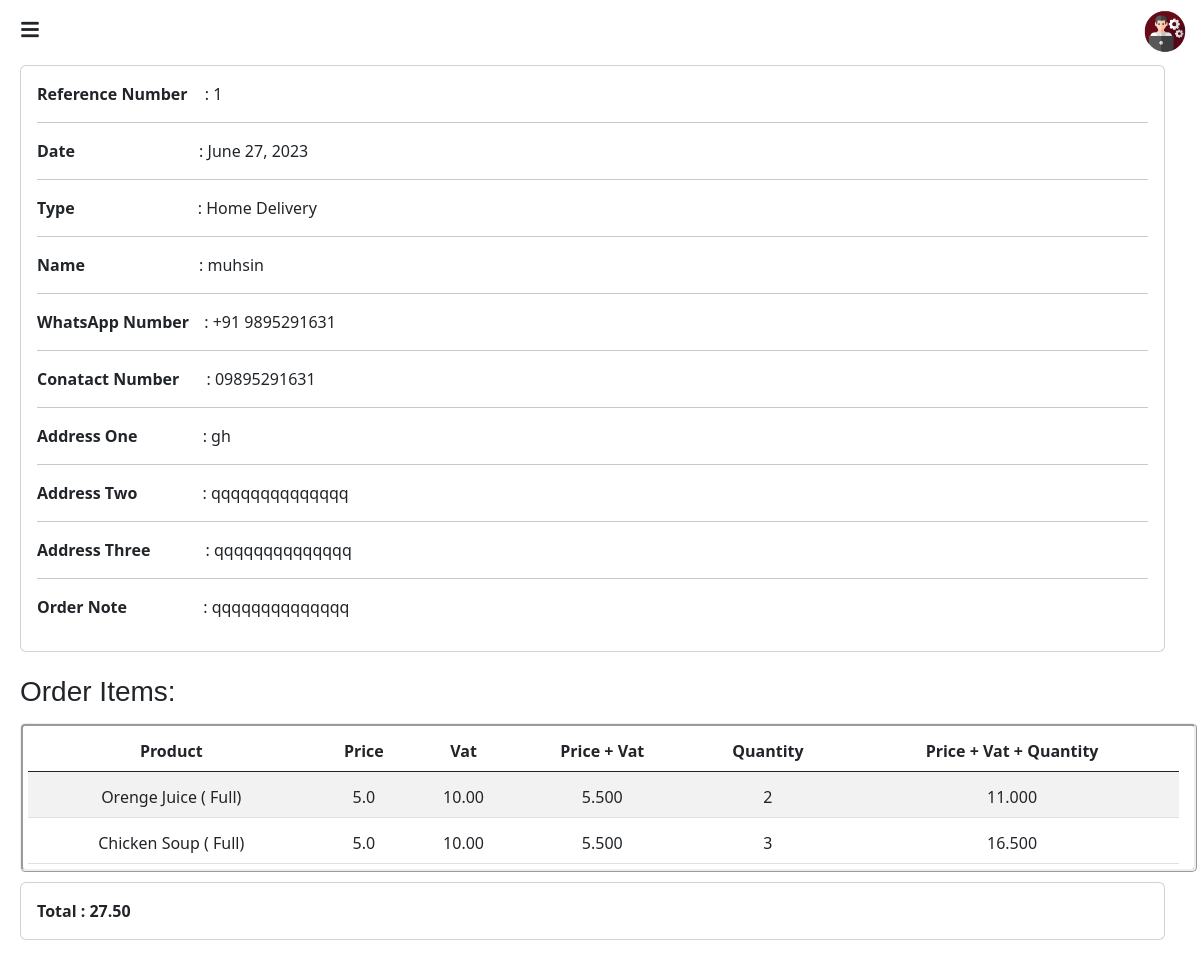
Screenshot of /type/5/ with the database file from the repository.
### adminapp/models.py (models this page shows, shortened)
class Order(models.Model):
    TYPE = (
        ('Home Delivery', 'Home Delivery'),
        ('Take Away', 'Take Away'),
    )
    PAYMENT_MODE = (
        ('Cash on Delivery', 'Cash on Delivery'),
        ('Card on Delivery', 'Card on Delivery'),
    )
    STATUS = (
        ('Pending', 'Pending'),
        ('Order Confirmed', 'Order Confirmed'),
        ('Order Don', 'Order Don'),
        ('Cancel', 'Cancel'),
    )
    cart = models.ManyToManyField(Cart)
    reference_number = models.CharField(max_length=100, unique=True)
    order_type = models.CharField(max_length=100, choices=TYPE)
    name = models.CharField(max_length=200)
    whatsapp_number = models.CharField(max_length=20)
    contact_number = models.CharField(max_length=20)
    address_one = models.CharField(max_length=500)
    address_two = models.CharField(max_length=500)
    address_three = models.CharField(max_length=500)
    order_note = models.CharField(max_length=500)
    payment_mode = models.CharField(max_length=100, choices=PAYMENT_MODE)
    date = models.DateField(auto_now_add=True)
    time = models.TimeField()
    status = models.CharField(max_length=100, choices=STATUS, default='Pending', null=True, blank=True)
    def get_cart_total(self):
        total = Decimal(0)
        for cart_item in self.cart.all():
            total += cart_item.total
        return total

class Cart(models.Model):
    user = models.ForeignKey(User, on_delete=models.CASCADE)
    product_price = models.ForeignKey(ProductPrice, on_delete=models.CASCADE)
    quantity = models.PositiveIntegerField(default=1)
    product_price_dummy = models.CharField(max_length=100, null=True, blank=True)
    tax_dummy = models.CharField(max_length=100, null=True, blank=True)
    total = models.DecimalField(max_digits=10, decimal_places=2, null=True, blank=True)
    def get_total_price_with_tax_dummy(self):
        price = self.product_price_dummy
        tax_amount = Decimal(price) * Decimal(self.tax_dummy) / 100
        total_price_with_tax = (Decimal(price) + tax_amount)
        return total_price_with_tax
    def get_total_tax_with_price_and_quantity_dummy(self):
        price = self.product_price_dummy
        tax_amount = Decimal(price) * Decimal(self.tax_dummy) / 100
        total_tax_with_price_and_quantity = (tax_amount + Decimal(price)) * Decimal(self.quantity)
        return total_tax_with_price_and_quantity

class ProductPrice(models.Model):
    product = models.ForeignKey(Product, on_delete=models.CASCADE)
    name = models.CharField(max_length=50)
    actual_price = models.FloatField()
    discount_price = models.FloatField(null=True, blank=True)
    tax = models.DecimalField(max_digits=5, decimal_places=2)

class Product(models.Model):
    name = models.CharField(max_length=100)
    category = models.ManyToManyField(Category)
    image = models.ImageField(upload_to='product_image', null=True)
    description = models.CharField(max_length=100, null=True)
    availability = models.BooleanField(default=False)

### adminapp/views.py (the view)
# urls.py: path('type/<int:order_id>/', views.type_details, name='type_details'),
def type_details(request, order_id):
    order = get_object_or_404(Order, id=order_id)
    context = {'order': order}
    return render(request, 'type_details.html', context)

### adminapp/templates/type_details.html (shortened to what this page needs)
<!DOCTYPE html>
{% load static %}
<html lang="en">
<head>
    <link href="https://cdn.jsdelivr.net/npm/bootstrap@5.3.0-alpha3/dist/css/bootstrap.min.css" rel="stylesheet">
    <link rel="stylesheet" href="https://cdn.jsdelivr.net/npm/bootstrap-icons@1.10.5/font/bootstrap-icons.css">
    <link href='https://unpkg.com/boxicons@2.1.4/css/boxicons.min.css' rel='stylesheet'>
	<link rel="stylesheet" href="https://cdnjs.cloudflare.com/ajax/libs/font-awesome/5.15.4/css/all.min.css">
	<link rel="stylesheet" href="{% static 'css/type-details.css' %}">
	<link rel="stylesheet" href="{% static 'css/animated.css' %}">
</head>
<body>
    <header>
		<div class="row">
			<div class="col">
				<div class="menu-icon" id="menuIcon">
					<i class="fas fa-bars"></i>
				</div>
			</div>
			<div class="col">
				<div style="display: flex; justify-content: center; padding-top: 15px;">
				</div>
			</div>
			<div class="col">
				<div class="admin-profile">
					<img src="{% static 'images/admin.png' %}" alt="Image" width="50px" style="padding-top: 8px; margin-right: 10px;">
				</div>
			</div>
		</div>
    </header>
	{% if order.order_type == 'Home Delivery' %}
		<div class="card zoomIn">
			<div class="card-body">
				<p> <span class="font-bold" style="padding-right: 13px;">Reference Number </span>  <span>:</span>  {{ order.reference_number }} </p>
				<hr>
				<p><span class="font-bold" style="padding-right: 120px;" >Date </span > <span>:</span> {{ order.date }}</p>
				<hr>
				<p> <span class="font-bold" style="padding-right: 119px;">Type </span > <span>:</span> Home Delivery</p>
				<hr>
				<p> <span class="font-bold" style="padding-right: 110px;">Name </span>  <span>:</span>  {{ order.name }}</p>
				<hr>
				<p> <span class="font-bold" style="padding-right: 11px;">WhatsApp  Number </span>  <span>:</span> {{ order.whatsapp_number }}</p>
				<hr>
				<p> <span class="font-bold" style="padding-right: 23px;">Conatact Number  </span>  <span>:</span> {{ order.contact_number }}</p>
				<hr>
				<p> <span class="font-bold" style="padding-right: 61px;">Address One </span>  <span>:</span> {{ order.address_one }}</p>
				<hr>
				<p> <span class="font-bold" style="padding-right: 61px;">Address Two </span > <span>:</span> {{ order.address_two }}</p>
				<hr>
				<p> <span class="font-bold" style="padding-right: 51px;">Address Three </span>  <span>:</span> {{ order.address_three }}</p>
				<hr>
				<p> <span class="font-bold" style="padding-right: 72px;">Order Note </span>  <span>:</span> {{ order.order_note }}</p>
			</div>
		</div>
        <h3 class="order-items fade-up">Order Items:</h3>
        <div class="table-responsive fade-up">
            <table class="table table-striped">
                <thead style="border: thin;">
                    <tr class="text-center">
                        <th scope="col" class="text-nowrap">Product</th>
                        <th scope="col" class="text-nowrap">Price</th>
                        <th scope="col" class="text-nowrap">Vat</th>
                        <th scope="col" class="text-nowrap">Price + Vat</th>
                        <th scope="col" class="text-nowrap">Quantity</th>
                        <th scope="col" class="text-nowrap">Price + Vat + Quantity</th>
                    </tr>
                </thead>
                <tbody>
                    {% for cart in order.cart.all %}
                        <tr class="text-center">
                            <td class="text-nowrap" style="padding-top: 13px; ">
                                {{ cart.product_price.product.name }} ( {{ cart.product_price.name}})
                            </td>
                            <td class="text-nowrap" style="padding-top: 13px; ">{{ cart.product_price_dummy }}</td>
                            <td class="text-nowrap" style="padding-top: 13px; ">{{ cart.tax_dummy }}</td>
                            <td class="text-nowrap" style="padding-top: 13px; ">{{ cart.get_total_price_with_tax_dummy }}</td>
                            <td class="text-nowrap" style="padding-top: 13px; ">{{ cart.quantity }}</td>
                            <td class="text-nowrap" style="padding-top: 13px; ">{{ cart.get_total_tax_with_price_and_quantity_dummy }}</td>
                        </tr>
                    {% endfor%}
                </tbody>
            </table>
        </div>
		<div class="card fade-up">
			<div class="card-body">
				<span class="font-bold">Total : {{ order.get_cart_total }} </span>
			</div>
		</div>
       <br><br>
    {% endif %}
</body>
</html>

### static/css/type-details.css (style rules this page uses)
body { margin: 0; padding: 0; }
.menu-icon { display: flex; justify-content: center; align-items: center; width: 40px; height: 30px; cursor: pointer; position: fixed; top: 15px; left: 10px; z-index: 100; }
.menu-icon i { font-size: 20px; }
.admin-profile { display: flex; justify-content: end; }
.table-responsive { margin-left: 280px; margin-right: 35px; margin-top: 15px; border: ridge; border-radius: 5px }
.table { margin: 5px; }
.card { margin-left: 282px; margin-top: 10px; margin-right: 35px; }
.order-items { margin-left: 283px; margin-top: 23px; font-family: 'Gill Sans', 'Gill Sans MT', Calibri, 'Trebuchet MS', sans-serif; }
@media (max-width: 1300px) { .table-responsive { margin-left: 20px; margin-right: 3px; padding-right: 20px; } }
@media (max-width: 1300px) { .card { margin-left: 20px; } }
@media (max-width: 1300px) { .order-items { margin-left: 20px; } }
.font-bold { font-weight: bold; }

### rows the page displays
Order: reference_number "1", date "June 27, 2023", name "muhsin", whatsapp_number "+91 9895291631", contact_number "09895291631", address_one "gh", address_two "qqqqqqqqqqqqqq", address_three "qqqqqqqqqqqqqq", order_note "qqqqqqqqqqqqqq", get_cart_total "27.50"
Cart: product_price.product.name "Orenge Juice", product_price.name "Full", product_price_dummy "5.0", tax_dummy "10.00", get_total_price_with_tax_dummy "5.500", quantity "2", get_total_tax_with_price_and_quantity_dummy "11.000"
Cart: product_price.product.name "Chicken Soup", product_price.name "Full", product_price_dummy "5.0", tax_dummy "10.00", get_total_price_with_tax_dummy "5.500", quantity "3", get_total_tax_with_price_and_quantity_dummy "16.500"
